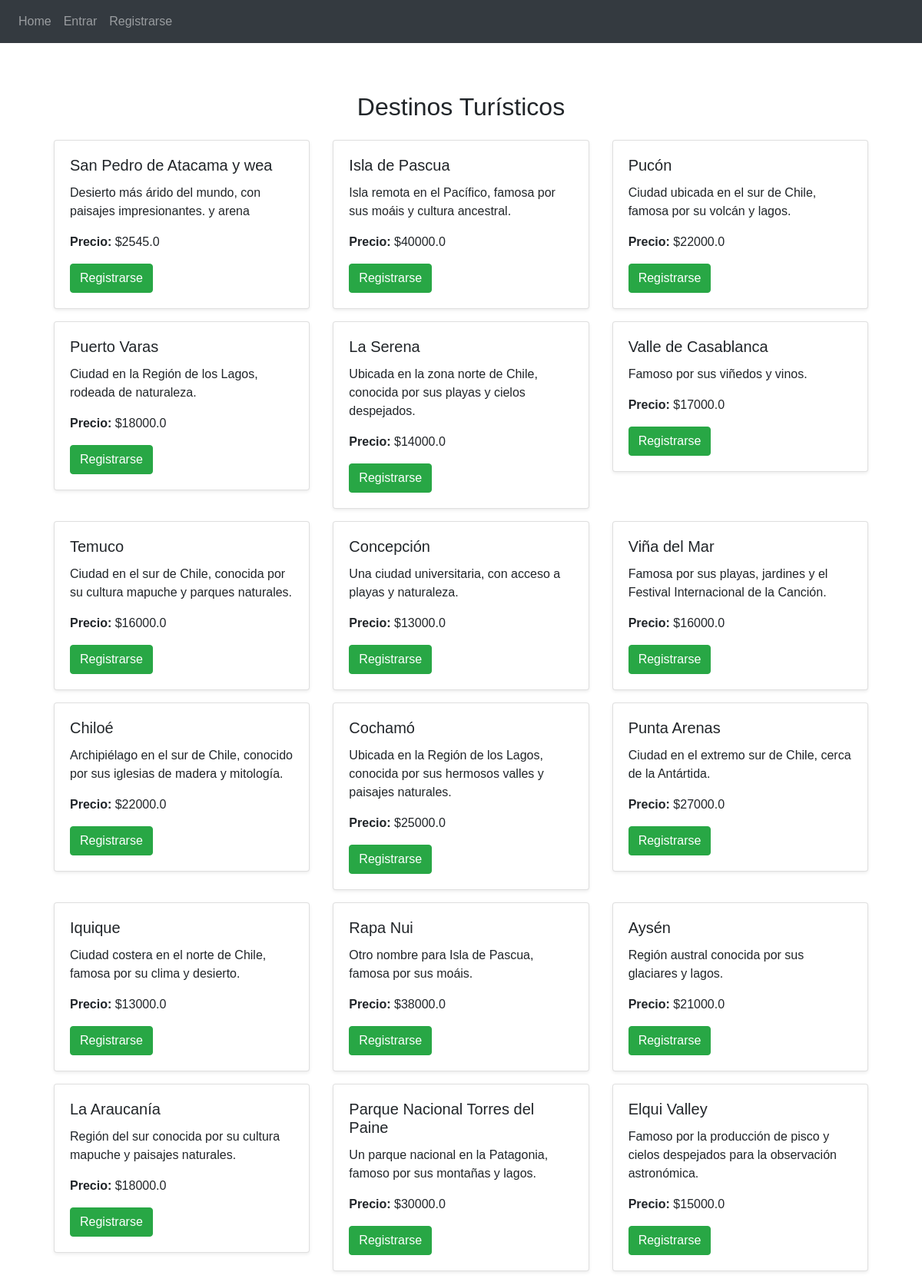
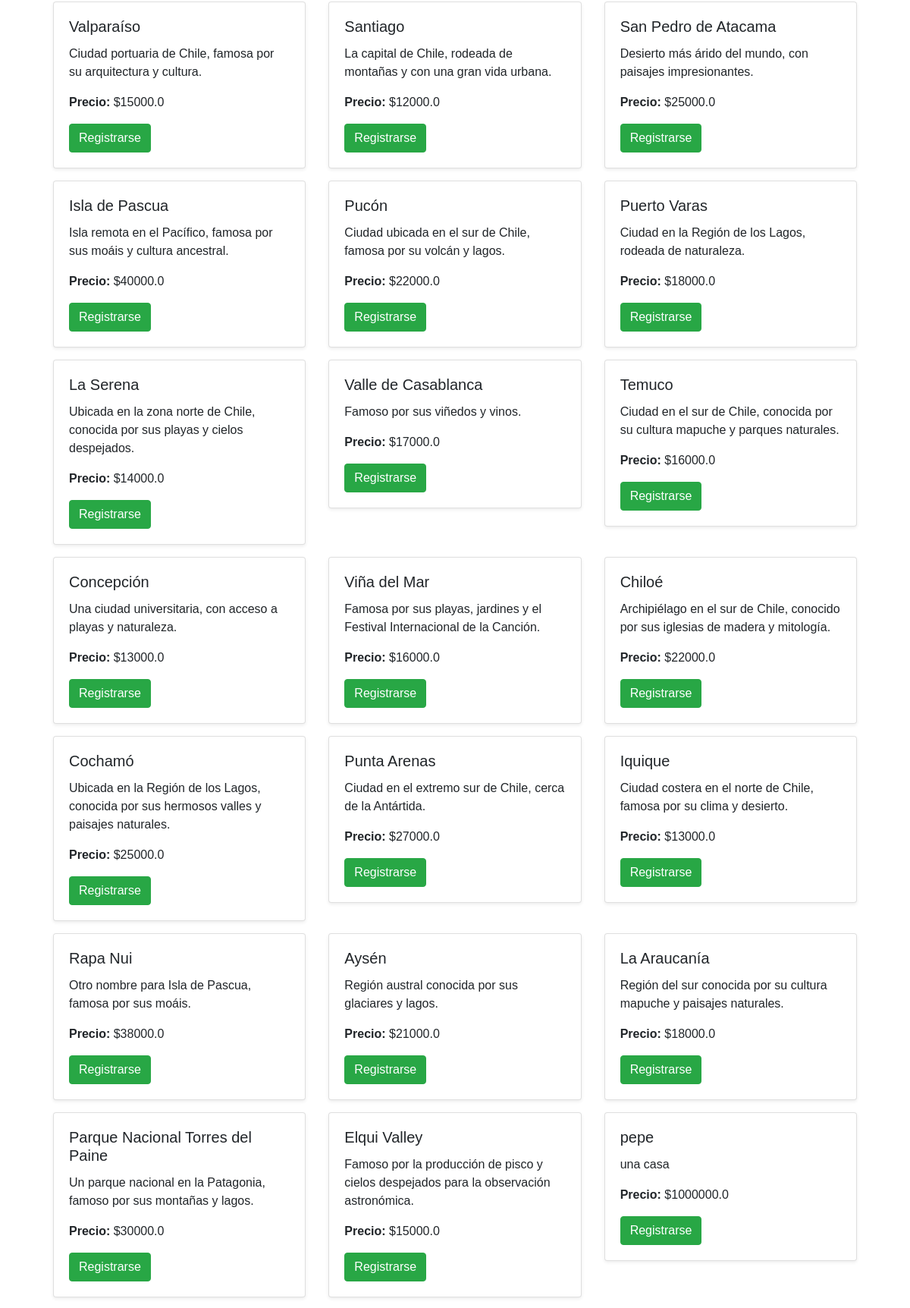
The app's page /reserve/destinations (upper part) with its own data (2 pictures, top to bottom).
### app/travel/models.py (models this page shows, shortened)
class Destination(db.Model):
    __tablename__ = 'destinations'
    id = db.Column(db.Integer, primary_key=True)
    name = db.Column(db.String(100), nullable=False)
    description = db.Column(db.Text, nullable=False)
    activities = db.Column(db.String(255), nullable=False)
    cost = db.Column(db.Float, nullable=False)
    reservations = db.relationship('Reservation', backref='destination_related', lazy=True)

### app/travel/routes.py (the view)
@travel.route('/destinations')
def destinations():
    destinations = Destination.query.all()
    return render_template('travel/destinations.html', destinations=destinations)

### app/templates/travel/destinations.html
{% extends "base.html" %}
{% block content %}
<div class="container mt-4">
    <h2 class="text-center">Destinos Turísticos</h2>
    <div class="row mt-4">
        {% for destination in destinations %}
        <div class="col-md-4">
            <div class="card mb-3 shadow-sm">
                <div class="card-body">
                    <h5 class="card-title">{{ destination.name }}</h5>
                    <p class="card-text">{{ destination.description }}</p>
                    <p><strong>Precio:</strong> ${{ destination.cost }}</p>
                    {% if current_user.is_authenticated %}
                        <a href="{{ url_for('travel.reserve', destination_id=destination.id) }}" class="btn btn-primary">
                            Reservar Destino
                        </a>
                    {% else %}
                        <a href="{{ url_for('auth.register') }}" class="btn btn-success">
                            Registrarse
                        </a>
                    {% endif %}
                </div>
            </div>
        </div>
        {% endfor %}
    </div>
</div>
{% endblock %}

### records on screen
Destination: name "San Pedro de Atacama y wea", description "Desierto más árido del mundo, con paisajes impresionantes. y arena", cost "2545.0"
Destination: name "Isla de Pascua", description "Isla remota en el Pacífico, famosa por sus moáis y cultura ancestral.", cost "40000.0"
Destination: name "Pucón", description "Ciudad ubicada en el sur de Chile, famosa por su volcán y lagos.", cost "22000.0"
Destination: name "Puerto Varas", description "Ciudad en la Región de los Lagos, rodeada de naturaleza.", cost "18000.0"
Destination: name "La Serena", description "Ubicada en la zona norte de Chile, conocida por sus playas y cielos despejados.", cost "14000.0"
Destination: name "Valle de Casablanca", description "Famoso por sus viñedos y vinos.", cost "17000.0"
Destination: name "Temuco", description "Ciudad en el sur de Chile, conocida por su cultura mapuche y parques naturales.", cost "16000.0"
Destination: name "Concepción", description "Una ciudad universitaria, con acceso a playas y naturaleza.", cost "13000.0"
Destination: name "Viña del Mar", description "Famosa por sus playas, jardines y el Festival Internacional de la Canción.", cost "16000.0"
Destination: name "Chiloé", description "Archipiélago en el sur de Chile, conocido por sus iglesias de madera y mitología.", cost "22000.0"
Destination: name "Cochamó", description "Ubicada en la Región de los Lagos, conocida por sus hermosos valles y paisajes naturales.", cost "25000.0"
Destination: name "Punta Arenas", description "Ciudad en el extremo sur de Chile, cerca de la Antártida.", cost "27000.0"
Destination: name "Iquique", description "Ciudad costera en el norte de Chile, famosa por su clima y desierto.", cost "13000.0"
Destination: name "Rapa Nui", description "Otro nombre para Isla de Pascua, famosa por sus moáis.", cost "38000.0"
Destination: name "Aysén", description "Región austral conocida por sus glaciares y lagos.", cost "21000.0"
Destination: name "La Araucanía", description "Región del sur conocida por su cultura mapuche y paisajes naturales.", cost "18000.0"
Destination: name "Parque Nacional Torres del Paine", description "Un parque nacional en la Patagonia, famoso por sus montañas y lagos.", cost "30000.0"
Destination: name "Elqui Valley", description "Famoso por la producción de pisco y cielos despejados para la observación astronómica.", cost "15000.0"
Destination: name "Valparaíso", description "Ciudad portuaria de Chile, famosa por su arquitectura y cultura.", cost "15000.0"
Destination: name "Santiago", description "La capital de Chile, rodeada de montañas y con una gran vida urbana.", cost "12000.0"
Destination: name "San Pedro de Atacama", description "Desierto más árido del mundo, con paisajes impresionantes.", cost "25000.0"
Destination: name "Isla de Pascua", description "Isla remota en el Pacífico, famosa por sus moáis y cultura ancestral.", cost "40000.0"
Destination: name "Pucón", description "Ciudad ubicada en el sur de Chile, famosa por su volcán y lagos.", cost "22000.0"
Destination: name "Puerto Varas", description "Ciudad en la Región de los Lagos, rodeada de naturaleza.", cost "18000.0"
Destination: name "La Serena", description "Ubicada en la zona norte de Chile, conocida por sus playas y cielos despejados.", cost "14000.0"
Destination: name "Valle de Casablanca", description "Famoso por sus viñedos y vinos.", cost "17000.0"
Destination: name "Temuco", description "Ciudad en el sur de Chile, conocida por su cultura mapuche y parques naturales.", cost "16000.0"
Destination: name "Concepción", description "Una ciudad universitaria, con acceso a playas y naturaleza.", cost "13000.0"
Destination: name "Viña del Mar", description "Famosa por sus playas, jardines y el Festival Internacional de la Canción.", cost "16000.0"
Destination: name "Chiloé", description "Archipiélago en el sur de Chile, conocido por sus iglesias de madera y mitología.", cost "22000.0"
Destination: name "Cochamó", description "Ubicada en la Región de los Lagos, conocida por sus hermosos valles y paisajes naturales.", cost "25000.0"
Destination: name "Punta Arenas", description "Ciudad en el extremo sur de Chile, cerca de la Antártida.", cost "27000.0"
Destination: name "Iquique", description "Ciudad costera en el norte de Chile, famosa por su clima y desierto.", cost "13000.0"
Destination: name "Rapa Nui", description "Otro nombre para Isla de Pascua, famosa por sus moáis.", cost "38000.0"
Destination: name "Aysén", description "Región austral conocida por sus glaciares y lagos.", cost "21000.0"
Destination: name "La Araucanía", description "Región del sur conocida por su cultura mapuche y paisajes naturales.", cost "18000.0"
Destination: name "Parque Nacional Torres del Paine", description "Un parque nacional en la Patagonia, famoso por sus montañas y lagos.", cost "30000.0"
Destination: name "Elqui Valley", description "Famoso por la producción de pisco y cielos despejados para la observación astronómica.", cost "15000.0"
Destination: name "pepe", description "una casa", cost "1000000.0"
